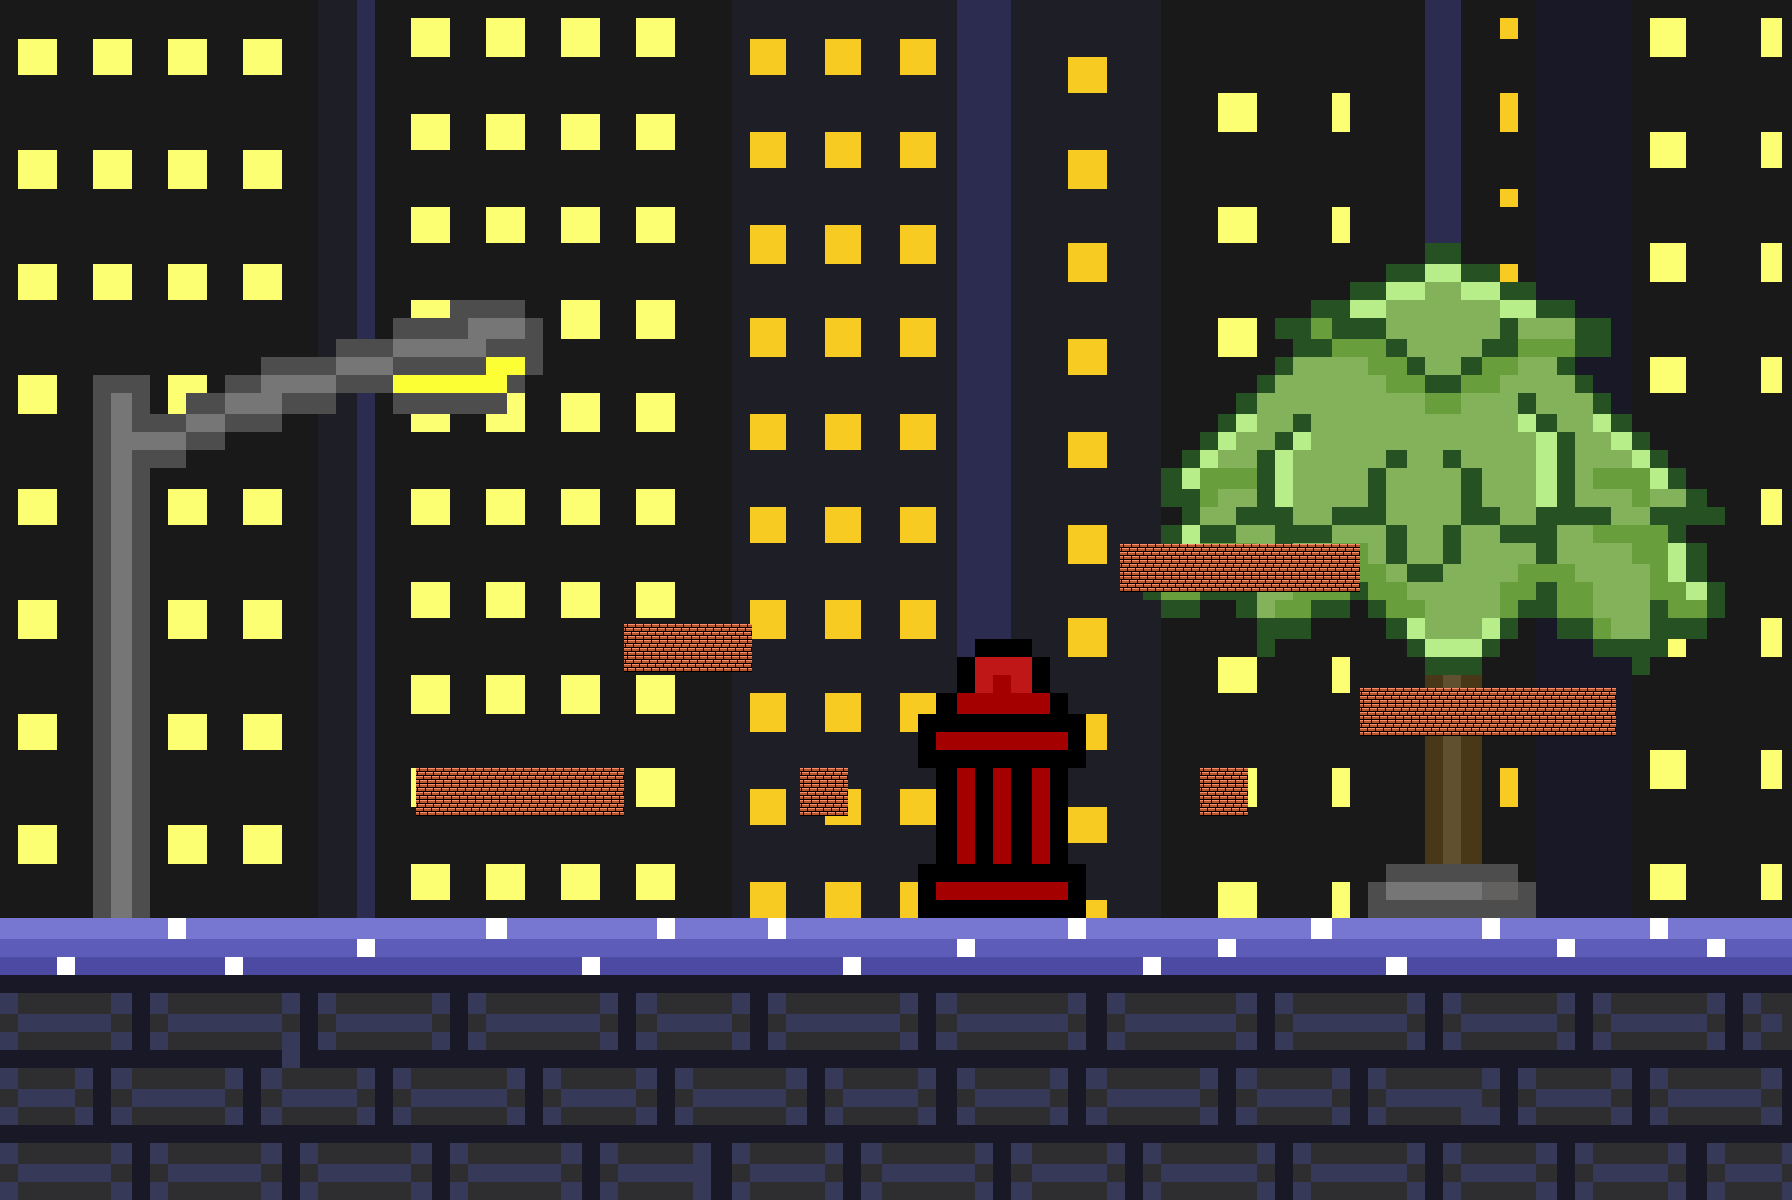

This game map was drawn from its Tiled (.tmx) file and the tilesets committed beside it. A one-line description and the trimmed map source follow:
An orthogonal 112x75 tile map with 16x16 px tiles, 1 tile layer (tiles), 2 tilesets and 22 objects (9x 1, 2x 2, 2x 3, 2x 4, 2x 5, ...).

<map version="1.2" tiledversion="1.3.4" orientation="orthogonal" renderorder="left-up" width="112" height="75" tilewidth="16" tileheight="16" infinite="0" nextlayerid="4" nextobjectid="37">
 <tileset firstgid="1" source="City.tsx" />
 <tileset firstgid="8401" source="Platform Block.tsx" />
 <layer id="1" name="tiles" width="112" height="75">
  <data>[8400 cells, 8400 non-empty, 8227 distinct tile ids]</data>
 </layer>
 <objectgroup id="2" name="ground">
  <object id="2" name="1" x="0" y="918">
   <polyline points="-248,-2 1916,2" />
  </object>
  <object id="19" name="2" x="187.667" y="766">
   <polyline points="228.5,0.5 436.455,0.5" />
  </object>
  <object id="20" name="3" x="503.97" y="623.667">
   <polyline points="120.697,0.5 246.652,1" />
  </object>
  <object id="21" name="4" x="896.464" y="543.773">
   <polyline points="224.081,0.5 460.702,0.833333" />
  </object>
  <object id="23" name="5" x="1128" y="686">
   <polyline points="229.5,1.83333 488,2" />
  </object>
  <object id="26" name="6" x="799" y="766.5">
   <polyline points="0,0 48,0.5" />
  </object>
  <object id="28" name="7" x="1199" y="768">
   <polyline points="0,0 48,0.5" />
  </object>
  <object id="34" name="1" x="715" y="732.625">
   <polyline points="370.988,-18.625 352.996,-18.6133 352.992,-39.6172 334.992,-39.6172 334.988,-75.6289 316.996,-75.6172 316.996,-93.6133 260.004,-93.6211 260,-75.625 242,-75.625 241.992,-39.6094 221,-39.625 220.969,-18.5653 203.042,-18.5859" />
  </object>
  <object id="35" name="1" x="689.909" y="901.636">
   <polyline points="228.106,-37.6151 246.093,-37.636" />
  </object>
  <object id="36" name="1" x="843.25" y="900.417">
   <polyline points="224.766,-36.4198 242.757,-36.4251" />
  </object>
 </objectgroup>
 <objectgroup id="3" name="bounds">
  <object id="3" name="1" x="916" y="916">
   <polyline points="169.999,-51.9987 169.333,2.66667 1.98889,1.97778 2.01111,-51.9777" />
  </object>
  <object id="9" name="2" x="414.833" y="816.833">
   <polyline points="209,-49.6667 209,0 0,0 1,-49.6667" />
  </object>
  <object id="10" name="3" x="623.667" y="672.359">
   <polyline points="128,-48.3595 128.125,-0.15114 0,0 0,-48.3595" />
  </object>
  <object id="11" name="4" x="1119" y="590">
   <polyline points="239.917,-45.25 240.667,2 0,1.5 1.5,-45.5" />
  </object>
  <object id="14" name="5" x="1068" y="745.333">
   <polyline points="-1039.39,345.455 -1037.03,-725.848 723.224,-723.167 723.83,334.5" />
  </object>
  <object id="24" name="6" x="1616.5" y="688.5">
   <polyline points="0,0 0,47.5 -256,47.5 -256,-1" />
  </object>
  <object id="25" x="799" y="767">
   <polyline points="0,0 0,48.5 49,49 48.5,0.5" />
  </object>
  <object id="27" x="1198.5" y="768.5">
   <polyline points="0,0 0,48.5 49,49 48.5,0.5" />
  </object>
  <object id="30" name="1" x="732.667" y="883.667">
   <polyline points="203.327,-19.6707 203.341,-115.647" />
  </object>
  <object id="31" name="1" x="865.045" y="883.284">
   <polyline points="202.962,-19.2852 202.965,-115.287" />
  </object>
  <object id="32" name="1" x="715" y="786.5">
   <polyline points="221.017,-18.491 202.993,-18.5234 203.001,-72.4724" />
  </object>
  <object id="33" name="1" x="883.182" y="786.182">
   <polyline points="184.822,-18.1836 202.813,-18.1797 202.812,-72.1819" />
  </object>
 </objectgroup>
</map>
